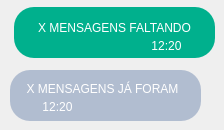
       <widget class="QWidget" name="pageMensagensDiarias_4">
        <widget class="QWidget" name="mensagemEnvDiarias_4" native="true">
         <property name="geometry">
          <rect>
           <x>14</x>
           <y>7</y>
           <width>201</width>
           <height>51</height>
          </rect>
         </property>
         <property name="styleSheet">
          <string notr="true">background-color: rgb(0, 176, 141);
border-radius:20%
</string>
         </property>
         <widget class="QLabel" name="textoHorarioDiarias1_4">
          <property name="geometry">
           <rect>
            <x>127</x>
            <y>28</y>
            <width>51</width>
            <height>21</height>
           </rect>
          </property>
          <property name="styleSheet">
           <string notr="true">font: 87 6pt &quot;Arial Black&quot;;
color: rgb(255, 255, 255);
background:none;</string>
          </property>
          <property name="text">
           <string>12:20</string>
          </property>
          <property name="alignment">
           <set>Qt::AlignCenter</set>
          </property>
         </widget>
         <widget class="QLabel" name="label_83">
          <property name="geometry">
           <rect>
            <x>170</x>
            <y>30</y>
            <width>20</width>
            <height>16</height>
           </rect>
          </property>
          <property name="styleSheet">
           <string notr="true">image: url(:/pics/20x20/cil-check.png);
background:none;</string>
          </property>
          <property name="text">
           <string/>
          </property>
          <property name="alignment">
           <set>Qt::AlignCenter</set>
          </property>
         </widget>
         <widget class="QLabel" name="textoMsgFaltandoDiarias_4">
          <property name="geometry">
           <rect>
            <x>10</x>
            <y>10</y>
            <width>181</width>
            <height>21</height>
           </rect>
          </property>
          <property name="styleSheet">
           <string notr="true">font: 87 6pt &quot;Arial Black&quot;;
color: rgb(255, 255, 255);
background:none;</string>
          </property>
          <property name="text">
           <string>X MENSAGENS FALTANDO</string>
          </property>
          <property name="alignment">
           <set>Qt::AlignCenter</set>
          </property>
         </widget>
        </widget>
        <widget class="QWidget" name="mensagemRecDiarias_4" native="true">
         <property name="geometry">
          <rect>
           <x>10</x>
           <y>70</y>
           <width>191</width>
           <height>51</height>
          </rect>
         </property>
         <property name="styleSheet">
          <string notr="true">background-color: rgb(177, 189, 208);
border-radius:20%
</string>
         </property>
         <widget class="QLabel" name="label_84">
          <property name="geometry">
           <rect>
            <x>10</x>
            <y>30</y>
            <width>20</width>
            <height>16</height>
           </rect>
          </property>
          <property name="styleSheet">
           <string notr="true">image: url(:/pics/20x20/cil-x-circle.png);
background:none;</string>
          </property>
          <property name="text">
           <string/>
          </property>
          <property name="alignment">
           <set>Qt::AlignCenter</set>
          </property>
         </widget>
         <widget class="QLabel" name="textoHorarioDiarias2_4">
          <property name="geometry">
           <rect>
            <x>22</x>
            <y>26</y>
            <width>51</width>
            <height>21</height>
           </rect>
          </property>
          <property name="styleSheet">
           <string notr="true">font: 87 6pt &quot;Arial Black&quot;;
color: rgb(255, 255, 255);
background:none;</string>
          </property>
          <property name="text">
           <string>12:20</string>
          </property>
          <property name="alignment">
           <set>Qt::AlignCenter</set>
          </property>
         </widget>
         <widget class="QLabel" name="textoMsgEnviadasDiaria_4">
          <property name="geometry">
           <rect>
            <x>2</x>
            <y>8</y>
            <width>181</width>
            <height>21</height>
           </rect>
          </property>
          <property name="styleSheet">
           <string notr="true">font: 87 6pt &quot;Arial Black&quot;;
color: rgb(255, 255, 255);
background:none;</string>
          </property>
          <property name="text">
           <string>X MENSAGENS JÁ FORAM</string>
          </property>
          <property name="alignment">
           <set>Qt::AlignCenter</set>
          </property>
         </widget>
        </widget>
       </widget>
